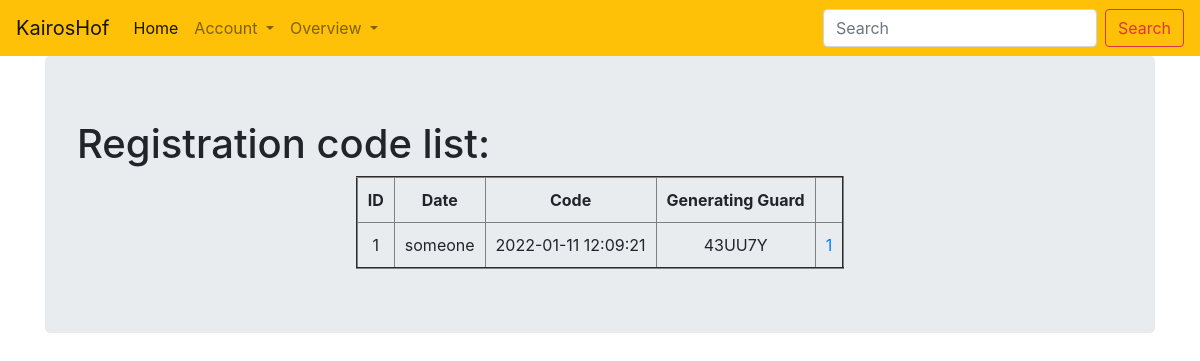
Screenshot of /codelist (signed in) with the database file from the repository.
### estate_management/usermodels.py (models this page shows, shortened)
class Code(db.Model):
    __tablename__ = "codes"
    id = db.Column(db.Integer, primary_key=True)
    requested_for = db.Column(db.String, nullable=False)
    gen_code = db.Column(db.Text, nullable=False)
    gen_date = db.Column(db.DateTime(), nullable=False, default=datetime.utcnow)
    unused = db.Column(db.Boolean, nullable=True, default=True)
    user_id = db.Column(db.Integer, db.ForeignKey('users.id'), default=getMeLoggedUser(), nullable=False)
    user_role = db.Column(db.Integer, db.ForeignKey('roles.id'), nullable=False)
    user_estate = db.Column(db.Integer, db.ForeignKey('estates.id'), nullable=False)

### estate_management/core/userviews.py (the view)
@core.route('/codelist')
def codelist():
    codes = Code.query.all()
    return render_template('codelist.html', codes=codes)

### estate_management/usermodels.py (called while the page is built)
@login_manager.user_loader
def load_user(user_id):
    return User.query.get(user_id)

### estate_management/templates/codelist.html
{% extends "base.html" %}
{% block content %}
<div class="jumbotron">
  <h1>Registration code list:</h1>
  <table border="2" cellspacing="0" cellpadding="10" width="" align="center" bgcolor="">
    <tr align="center">
      <th>ID</th>
      <th>Date</th>
      <th>Code</th>
      <th>Generating Guard</th>
    </tr>
    {% for code in codes %}
    <tr align="center" >
      <td>{{code.id}}</td>
      <td>{{code.requested_for}}</td>
      <td>{{code.gen_date}}</td>
      <td>{{code.gen_code}}</td>
      <td><a href={{url_for("core.viewprofile", user_id=code.user_id)}}>{{code.user_id}}</a></td>
    </tr>
    {% endfor %}
    </table>
</div>
{% endblock content %}

### rows the page displays
Code: id "1", requested_for "someone", gen_date "2022-01-11 12:09:21", gen_code "43UU7Y", user_id "1"
